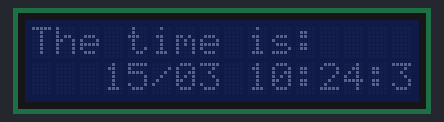
Bench run of a program on a simulated Raspberry Pi (BCM pin numbers). Parts: 16×2 character LCD. The clock reads 2024-03-15 10:24:30 at power-on unless the program sets it; threads take turns every 2 ms; library files of the repository ran but are not shown: __init__.py, i2c_HD44780.py.

Above: at 0.4 s.
At 7.3 s:
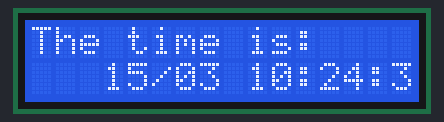
At 13.3 s:
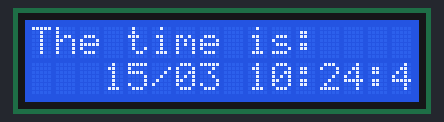
At 18.3 s:
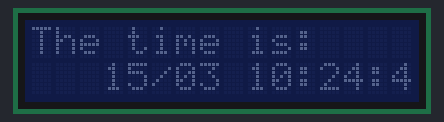
At 27.3 s:
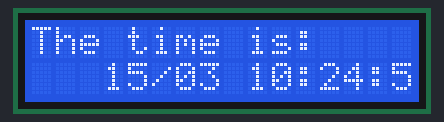
At 37.3 s:
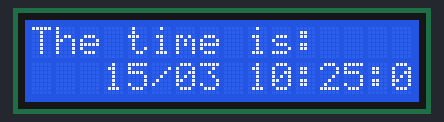

The program:

example.py
```python
from RPi_GPIO_i2c_LCD import lcd
from time import sleep, strftime

def MyFunction(self):
    ## Show current time on line 3
    self.lcd.display_string(str(strftime("%d/%m %H:%M:%S").center(20,' ')),2)

## Initialise display with callback
lcdDisplay = lcd.HD44780(0x27,MyFunction)

## Write string to line 1
lcdDisplay.set("The time is:",1)

## Toggle backlight
while(True):
    lcdDisplay.backlight("off")
    sleep(1)
    lcdDisplay.backlight("on")
    sleep(1)
```

lcd.py
```python
import threading, time, sys
from . import i2c_HD44780


buffer = {"1":"","2":"","3":"","4":""}

class HD44780:

    def set(self,string,line):
        try:
            line = str(line)
            buffer[line] = string
            return True
        except KeyError:
            return False


    def get(self,line):
        try:
            return buffer[str(line)]
        except KeyError:
            return False

    def clear(self):
           for line in buffer:
               buffer[line] = str("                                       ")

    def backlight(self,state):
        self.lcd.backlight(state)

    def updateDisplay(self, stop_event):
        global buffer
        while not stop_event.is_set():
            for line,string in buffer.items():
                self.lcd.display_string(str(string),int(line))
            if self.loopback is not None:
                try:
                    self.loopback(self)
                except:
                    print(sys.exc_info()[0])


    def stop(self):
        self.stop_event.set()

    def __init__(self,i2c_address,loopback=None):
        self.loopback = loopback
        self.lcd = i2c_HD44780.lcd(i2c_address)
        self.stop_event = threading.Event()
        self.th = threading.Thread(target=self.updateDisplay, args=[self.stop_event])
        self.th.setDaemon(True)
        self.th.start()
```

Measured:
- what the display in image 0 shows lasts 0.9 s, from 0.3 s to 1.2 s
- what the display in image 1 shows lasts 1.0 s, from 7.2 s to 8.2 s
